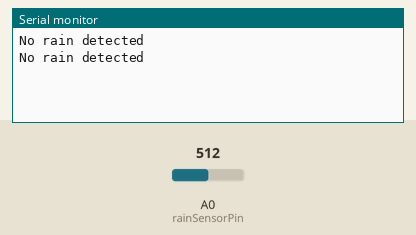
Bench run of a sketch on a simulated Arduino Uno, built with avr-gcc and run on an emulated ATmega328P. Parts: the last lines printed to the serial monitor. Inputs (shaded band) come from the test bench; at power-on: A0 (rainSensorPin) = 512.

Above: at 1.8 s.
1.9 s: A0 (rainSensorPin) set to 216
At 2.8 s:
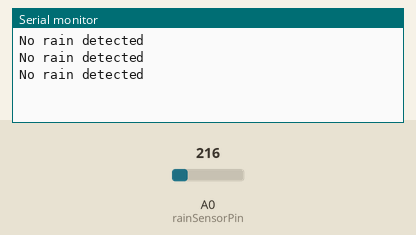
3.4 s: A0 (rainSensorPin) set to 197
At 4.6 s:
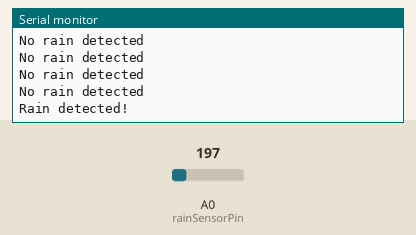

Measured:
- the behaviour switches between 205 and 204 on A0 (rainSensorPin) (found by bisection; images 1 and 2)
- after the input at 3.4 s, the serial monitor: prints a new line after 0.60 s (image 2)

The sketch:

sketch_mar3b.ino
```cpp
const int rainSensorPin = A0;  // Analog pin to which rain sensor is connected

void setup() {
  Serial.begin(9600);
}

void loop() {
  int sensorValue = analogRead(rainSensorPin);  // Read the sensor value
  float voltage = sensorValue * (5.0 / 1023.0);  // Convert sensor value to voltage

  if (voltage < 1.0) {
    Serial.println("Rain detected!");  // Print message if rain is detected
  } else {
    Serial.println("No rain detected");  // Print message if no rain is detected
  }

  delay(1000);  // Delay for stability
}
  
```
